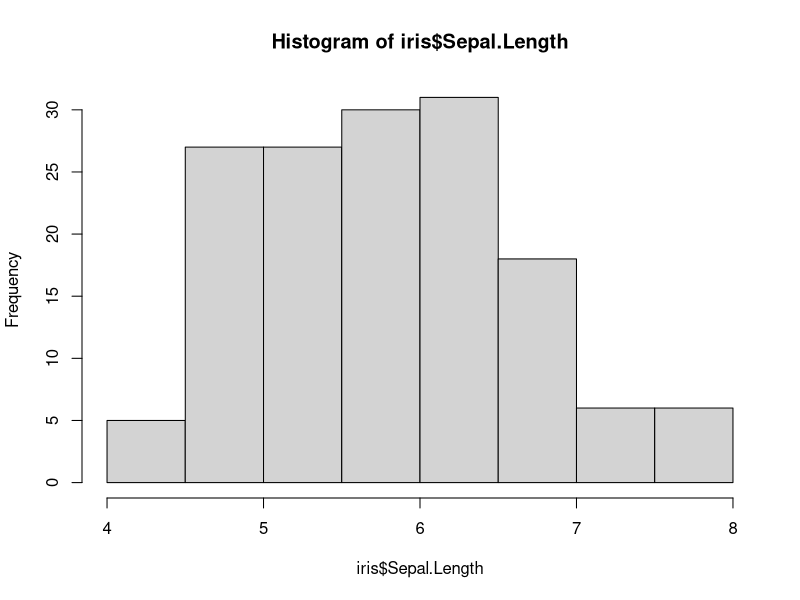
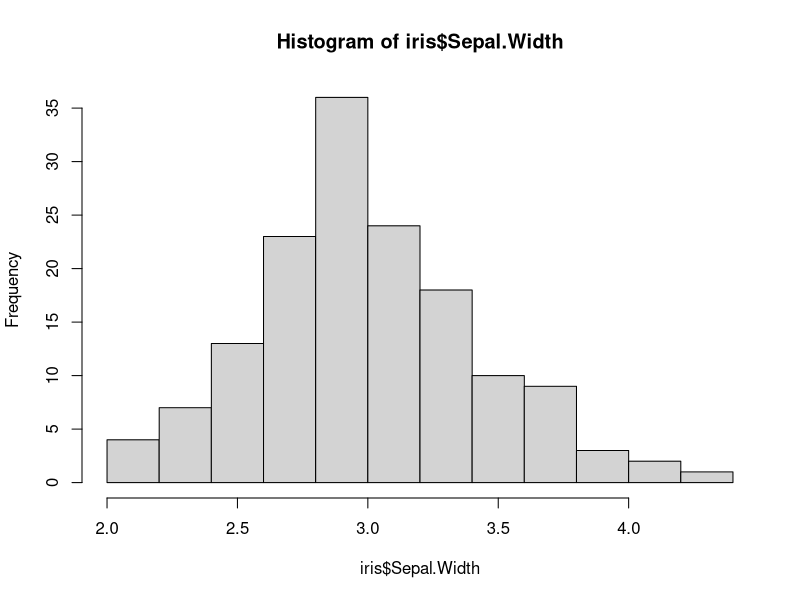
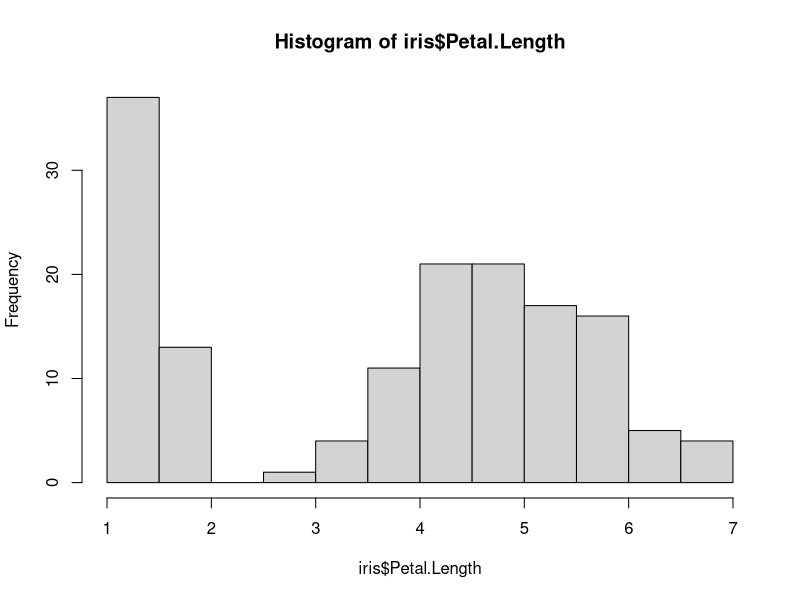
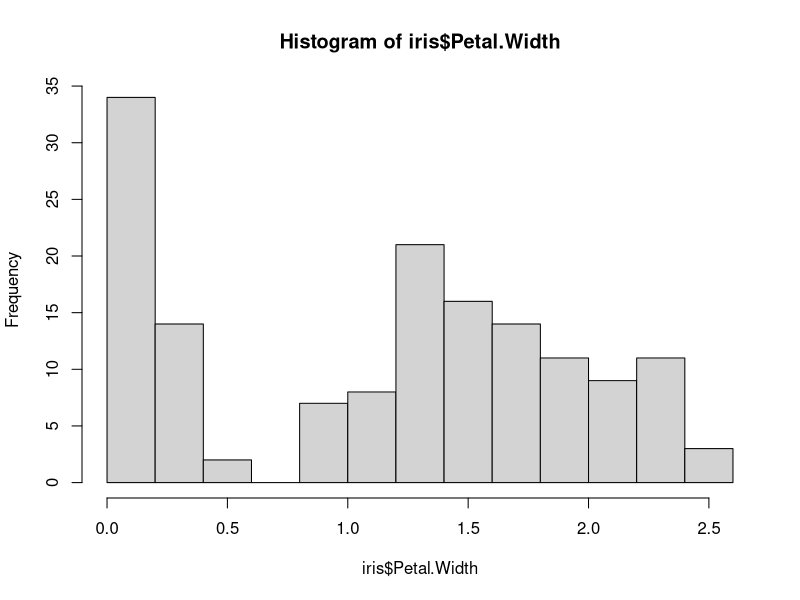

Generate these figures, in order, with R:
library(datasets)
?iris
head(iris)

hist(iris$Sepal.Length)
hist(iris$Sepal.Width)
hist(iris$Petal.Length)
hist(iris$Petal.Width)